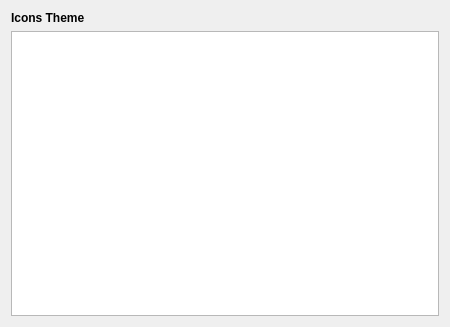
<?xml version="1.0" encoding="UTF-8"?>
<ui version="4.0">
 <class>IconThemeConfig</class>
 <widget class="QWidget" name="IconThemeConfig">
  <property name="geometry">
   <rect>
    <x>0</x>
    <y>0</y>
    <width>450</width>
    <height>327</height>
   </rect>
  </property>
  <property name="windowTitle">
   <string>Razor Appearance Configuration</string>
  </property>
  <layout class="QVBoxLayout" name="verticalLayout">
   <item>
    <widget class="QLabel" name="label">
     <property name="font">
      <font>
       <weight>75</weight>
       <bold>true</bold>
      </font>
     </property>
     <property name="text">
      <string>Icons Theme</string>
     </property>
    </widget>
   </item>
   <item>
    <widget class="QTreeWidget" name="iconThemeList">
     <property name="sizePolicy">
      <sizepolicy hsizetype="Expanding" vsizetype="Expanding">
       <horstretch>0</horstretch>
       <verstretch>0</verstretch>
      </sizepolicy>
     </property>
     <property name="horizontalScrollBarPolicy">
      <enum>Qt::ScrollBarAlwaysOff</enum>
     </property>
     <property name="alternatingRowColors">
      <bool>true</bool>
     </property>
     <property name="iconSize">
      <size>
       <width>22</width>
       <height>22</height>
      </size>
     </property>
     <property name="rootIsDecorated">
      <bool>false</bool>
     </property>
     <property name="uniformRowHeights">
      <bool>true</bool>
     </property>
     <property name="columnCount">
      <number>4</number>
     </property>
     <attribute name="headerVisible">
      <bool>false</bool>
     </attribute>
     <column>
      <property name="text">
       <string notr="true">1</string>
      </property>
     </column>
     <column>
      <property name="text">
       <string notr="true">2</string>
      </property>
     </column>
     <column>
      <property name="text">
       <string notr="true">3</string>
      </property>
     </column>
     <column>
      <property name="text">
       <string notr="true">4</string>
      </property>
     </column>
    </widget>
   </item>
  </layout>
 </widget>
 <resources/>
 <connections/>
</ui>
